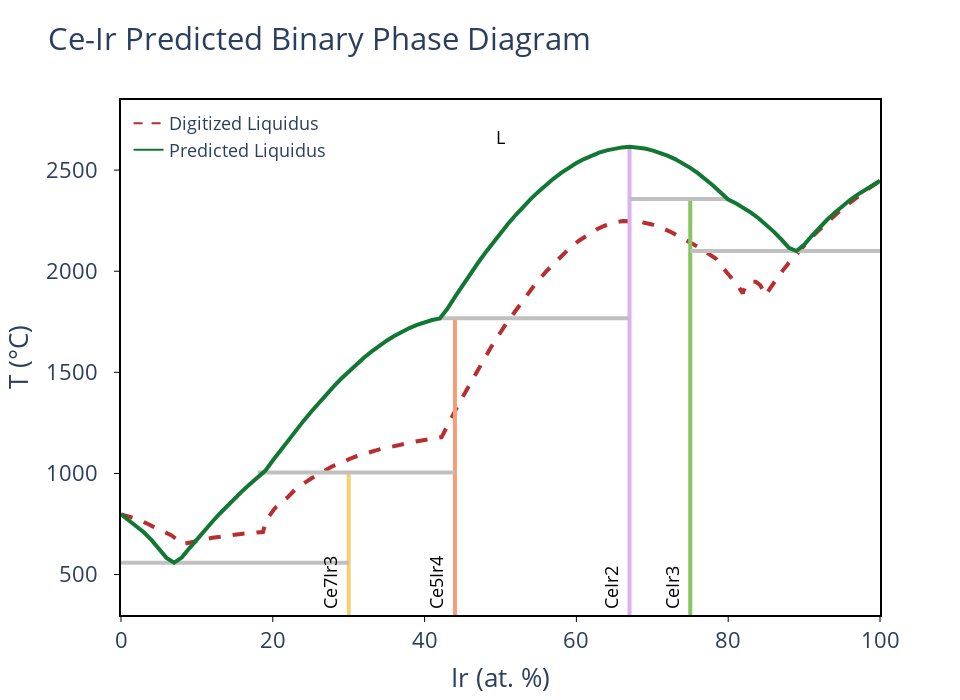

Notebook source saved alongside this figure:
### Code cell
ce_ir_system.update_params(parameter_guesses)
adjust_liquidus_from_invariant_point(ce_ir_system, [0.08, 650])

blp = BLPlotter(ce_ir_system)
blp.show('pred+liq')

### Figure 1 — Plotly figure (JSON) as saved in the notebook; plotly's stock layout.template omitted (floating-point values rounded to 4 significant figures; data arrays with more than 128 entries replaced by an {"elided": "..."} marker saying what was removed)
{"data": [{"line": {"color": "#B82E2E", "dash": "dash", "width": 4}, "mode": "lines", "showlegend": false, "type": "scatter", "x": {"elided": "239 float values"}, "y": {"elided": "239 float values"}}, {"hovertemplate": "label=Ce7Ir3<br>x=%{x}<br>t=%{y}<extra></extra>", "legendgroup": "Ce7Ir3", "line": {"color": "rgb(246, 207, 113)", "dash": "solid", "width": 4}, "marker": {"symbol": "circle"}, "mode": "lines", "name": "Ce7Ir3", "orientation": "v", "showlegend": false, "type": "scatter", "x": [30, 30, 30, 30, 30, 30, 30, 30, 30, 30, 30, 30, 30, 30], "xaxis": "x", "y": [558.6, 1005.0, 979.5, 877.6, 674.4, 717.9, 760.1, 629.7, 583.8, 947.5, 913.5, 840.0, 800.8, -273.1], "yaxis": "y"}, {"hovertemplate": "label=Ce5Ir4<br>x=%{x}<br>t=%{y}<extra></extra>", "legendgroup": "Ce5Ir4", "line": {"color": "rgb(248, 156, 116)", "dash": "solid", "width": 4}, "marker": {"symbol": "circle"}, "mode": "lines", "name": "Ce5Ir4", "orientation": "v", "showlegend": false, "type": "scatter", "x": [44, 44, 44, 44, 44, 44, 44, 44, 44, 44, 44, 44, 44, 44, 44, 44, 44, 44, 44, 44, 44, 44, 44, 44, 44, 44, 44], "xaxis": "x", "y": [1768.0, 1005.0, 1748.0, 1602.0, 1114.0, 1257.0, 1505.0, 1389.0, 1064.0, 1013.0, 1767.0, 1759.0, 1656.0, 1631.0, 1735.0, 1719.0, 1680.0, 1701.0, 1211.0, 1163.0, 1347.0, 1303.0, 1572.0, 1539.0, 1468.0, 1429.0, -273.1], "yaxis": "y"}, {"hovertemplate": "label=CeIr2<br>x=%{x}<br>t=%{y}<extra></extra>", "legendgroup": "CeIr2", "line": {"color": "rgb(220, 176, 242)", "dash": "solid", "width": 4}, "marker": {"symbol": "circle"}, "mode": "lines", "name": "CeIr2", "orientation": "v", "showlegend": false, "type": "scatter", "x": [67, 67, 67, 67, 67, 67, 67, 67, 67, 67, 67, 67, 67, 67, 67, 67, 67, 67, 67, 67, 67, 67, 67, 67, 67, 67, 67, 67, 67, 67, 67, 67, 67, 67, 67, 67, 67, 67, 67, 67, 67], "xaxis": "x", "y": [2357.0, 1768.0, 2039.0, 2357.0, 2554.0, 2555.0, 2141.0, 2091.0, 2319.0, 2278.0, 2189.0, 2235.0, 2535.0, 2512.0, 2458.0, 2486.0, 2427.0, 2394.0, 2586.0, 2572.0, 2615.0, 2612.0, 2598.0, 2606.0, 2586.0, 2572.0, 2615.0, 2612.0, 2598.0, 2606.0, 2390.0, 2534.0, 1986.0, 1930.0, 1814.0, 1873.0, 2485.0, 2511.0, 2456.0, 2424.0, -273.1], "yaxis": "y"}, {"hovertemplate": "label=CeIr3<br>x=%{x}<br>t=%{y}<extra></extra>", "legendgroup": "CeIr3", "line": {"color": "rgb(135, 197, 95)", "dash": "solid", "width": 4}, "marker": {"symbol": "circle"}, "mode": "lines", "name": "CeIr3", "orientation": "v", "showlegend": false, "type": "scatter", "x": [75, 75, 75, 75, 75, 75, 75, 75, 75, 75, 75, 75], "xaxis": "x", "y": [2357.0, 2100.0, 2196.0, 2158.0, 2116.0, 2262.0, 2231.0, 2355.0, 2336.0, 2290.0, 2315.0, -273.1], "yaxis": "y"}, {"hovertemplate": "x=%{x}<br>y=%{y}<extra></extra>", "legendgroup": "", "line": {"color": "Silver", "dash": "solid", "width": 4}, "marker": {"symbol": "circle"}, "mode": "lines", "name": "", "orientation": "v", "showlegend": false, "type": "scatter", "x": [75, 89, 100], "xaxis": "x", "y": [2100.0, 2100.0, 2100.0], "yaxis": "y"}, {"hovertemplate": "x=%{x}<br>y=%{y}<extra></extra>", "legendgroup": "", "line": {"color": "Silver", "dash": "solid", "width": 4}, "marker": {"symbol": "circle"}, "mode": "lines", "name": "", "orientation": "v", "showlegend": false, "type": "scatter", "x": [0, 7.0, 30], "xaxis": "x", "y": [558.6, 558.6, 558.6], "yaxis": "y"}, {"hovertemplate": "x=%{x}<br>y=%{y}<extra></extra>", "legendgroup": "", "line": {"color": "Silver", "dash": "solid", "width": 4}, "marker": {"symbol": "circle"}, "mode": "lines", "name": "", "orientation": "v", "showlegend": false, "type": "scatter", "x": [67, 75, 80], "xaxis": "x", "y": [2357.0, 2357.0, 2357.0], "yaxis": "y"}, {"hovertemplate": "x=%{x}<br>y=%{y}<extra></extra>", "legendgroup": "", "line": {"color": "Silver", "dash": "solid", "width": 4}, "marker": {"symbol": "circle"}, "mode": "lines", "name": "", "orientation": "v", "showlegend": false, "type": "scatter", "x": [42, 44, 67], "xaxis": "x", "y": [1768.0, 1768.0, 1768.0], "yaxis": "y"}, {"hovertemplate": "x=%{x}<br>y=%{y}<extra></extra>", "legendgroup": "", "line": {"color": "Silver", "dash": "solid", "width": 4}, "marker": {"symbol": "circle"}, "mode": "lines", "name": "", "orientation": "v", "showlegend": false, "type": "scatter", "x": [18, 30, 44], "xaxis": "x", "y": [1005.0, 1005.0, 1005.0], "yaxis": "y"}, {"hovertemplate": "label=L<br>x=%{x}<br>t=%{y}<extra></extra>", "legendgroup": "L", "line": {"color": "#117733", "dash": "solid", "width": 4}, "marker": {"symbol": "circle"}, "mode": "lines", "name": "L", "orientation": "v", "showlegend": false, "type": "scatter", "x": [0, 0, 1, 2, 3, 4, 5, 6, 7.0, 8, 9, 10, 11, 12, 13, 14.0, 15, 16, 17, 18, 19, 20, 21, 22, 23, 24, 25, 26, 27, 28.0, 29.0, 30, 31, 32, 33, 34, 35, 36, 37, 38, 39, 40, 41, 42, 43, 44, 45, 46, 47, 48, 49, 50, 51, 52, 53, 54, 55.0, 56.0, 57.0, 58.0, 59, 60, 61, 62, 63, 64, 65, 66, 67, 68, 69, 70, 71, 72, 73, 74, 75, 76, 77, 78, 79, 80, 81, 82, 83, 84, 85, 86, 87, 88, 89, 90, 91, 92, 93, 94, 95, 96, 97, 98, 99, 100, 100], "xaxis": "x", "y": [797.9, 797.9, 770.3, 742.2, 709.2, 671.2, 628.9, 582.5, 558.6, 583.8, 629.7, 674.4, 717.9, 760.1, 800.8, 840.0, 877.6, 913.5, 947.5, 979.5, 1013.0, 1064.0, 1114.0, 1163.0, 1211.0, 1257.0, 1303.0, 1347.0, 1389.0, 1429.0, 1468.0, 1505.0, 1539.0, 1572.0, 1602.0, 1631.0, 1656.0, 1680.0, 1701.0, 1719.0, 1735.0, 1748.0, 1759.0, 1767.0, 1814.0, 1873.0, 1930.0, 1986.0, 2039.0, 2091.0, 2141.0, 2189.0, 2235.0, 2278.0, 2319.0, 2357.0, 2394.0, 2427.0, 2458.0, 2486.0, 2512.0, 2535.0, 2555.0, 2572.0, 2586.0, 2598.0, 2606.0, 2612.0, 2615.0, 2612.0, 2606.0, 2598.0, 2586.0, 2572.0, 2554.0, 2534.0, 2511.0, 2485.0, 2456.0, 2424.0, 2390.0, 2355.0, 2336.0, 2315.0, 2290.0, 2262.0, 2231.0, 2196.0, 2158.0, 2116.0, 2100.0, 2130.0, 2174.0, 2215.0, 2253.0, 2288.0, 2321.0, 2351.0, 2378.0, 2402.0, 2423.0, 2447.0, 2447.0], "yaxis": "y"}, {"line": {"color": "#B82E2E", "dash": "dash"}, "mode": "lines", "name": "Digitized Liquidus", "showlegend": true, "type": "scatter", "x": [null], "y": [null]}, {"marker": {"color": "#117733"}, "mode": "lines", "name": "Predicted Liquidus", "showlegend": true, "type": "scatter", "x": [null], "y": [null]}], "layout": {"annotations": [{"borderpad": 5, "font": {"color": "black", "size": 18}, "showarrow": false, "text": "Ce7Ir3", "textangle": -90, "x": 27.5, "y": 300, "yanchor": "bottom"}, {"borderpad": 5, "font": {"color": "black", "size": 18}, "showarrow": false, "text": "Ce5Ir4", "textangle": -90, "x": 41.5, "y": 300, "yanchor": "bottom"}, {"borderpad": 5, "font": {"color": "black", "size": 18}, "showarrow": false, "text": "CeIr2", "textangle": -90, "x": 64.5, "y": 300, "yanchor": "bottom"}, {"borderpad": 5, "font": {"color": "black", "size": 18}, "showarrow": false, "text": "CeIr3", "textangle": -90, "x": 72.5, "y": 300, "yanchor": "bottom"}, {"font": {"color": "black", "size": 18}, "showarrow": false, "text": "L", "x": 50, "y": 2661.0}], "font": {"size": 22}, "height": 700, "legend": {"font": {"size": 18}, "x": 0.01, "xanchor": "left", "y": 0.99, "yanchor": "top"}, "plot_bgcolor": "white", "showlegend": true, "title": {"text": "Ce-Ir Predicted Binary Phase Diagram"}, "width": 960, "xaxis": {"linecolor": "black", "linewidth": 2, "mirror": true, "range": [0, 100], "showline": true, "tickcolor": "black", "tickformat": ".0f", "ticks": "outside", "title": {"text": "Ir (at. %)"}}, "yaxis": {"linecolor": "black", "linewidth": 2, "mirror": true, "range": [300, 2847.0], "showline": true, "tickcolor": "black", "ticks": "outside", "ticksuffix": "  ", "title": {"text": "T (°C)"}}}}
